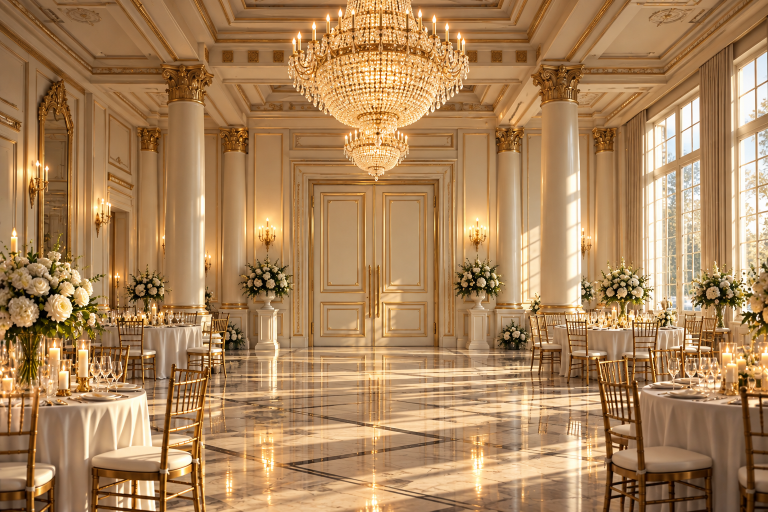
#> input picture assets/hero-source-closed.png, 1536 x 1024 px (shown at 1/2 size)
$ python make-plate.py ../assets/hero-source-closed.png
#> lines starting #> are read from the running program, lines starting #| are printed output that depends on the picture
#!/usr/bin/env python3
"""
make-plate.py — turn one photograph of a ballroom into the three files the
hero needs, so the room is a real photo and the doors still open.

    python tools/make-plate.py assets/hero-source.jpg --check
    python tools/make-plate.py assets/hero-source.jpg --rect 737,228,348,384

The problem this solves: a photograph has its doors closed and painted into
the pixels. Nothing is behind them, so nothing can be revealed. This cuts the
two leaves out as their own transparent PNGs and paints daylight into the hole
they leave, giving the hero a plate whose entrance genuinely stands open —
with the leaves hung back over it on real hinges.

Outputs, all into assets/ next to the source:

    hero-plate.jpg        the room, doorway open onto daylight
    hero-door-left.png    the left leaf
    hero-door-right.png   the right leaf

Run with --check first: it writes hero-plate-check.png with the rectangle
drawn on, so you can see whether you have the opening before you commit to it.

Requires Pillow (pip install pillow).
"""

import argparse
import os
import sys

try:
    from PIL import Image, ImageDraw, ImageFilter, ImageEnhance
except ImportError:
    sys.exit('Pillow is required:  pip install pillow')


# ------------------------------------------------------------------ grading --
#
# Baked into the files rather than done with CSS filters at runtime. A filter
# on the plate would be re-rasterised on every frame of the dolly — the hero
# magnifies it 2.4x — whereas a LUT costs nothing once it is in the pixels.
#
# The grade and the depth of field are applied to the plate AND to both leaf
# cut-outs, from the same curves. Grade one and not the others and the doors
# stop belonging to the room.

def _lut():
    """A warm filmic curve: champagne in the highlights, bronze in the
    shadows, and a gentle S through the midtones for cinematic contrast
    without crushing anything."""
    r, g, b = [], [], []
    for i in range(256):
        x = i / 255.0
        # Gentle S-curve, blended with identity so it stays soft.
        s_curve = x * x * (3 - 2 * x)
        v = x * 0.62 + s_curve * 0.38

        # Highlights lean champagne, shadows lean bronze. The weighting is
        # what keeps it warm without going orange: red lifts everywhere,
        # green only in the highlights, blue falls off at both ends.
        hi = v ** 2.1           # how "highlight" this value is
        lo = (1 - v) ** 2.1     # how "shadow" it is

        rv = v + 0.045 * hi + 0.028 * lo
        gv = v + 0.022 * hi - 0.004 * lo
        bv = v - 0.030 * hi - 0.055 * lo

        r.append(max(0, min(255, int(round(rv * 255)))))
        g.append(max(0, min(255, int(round(gv * 255)))))
        b.append(max(0, min(255, int(round(bv * 255)))))
    return r + g + b


_LUT = _lut()


# [47 lines left out: functions grade, _screen, marble_lift, depth_of_field, not called in this run]


# The door opening in the reference photograph, as fractions of the frame.
# These are a starting guess, not a measurement of your image — run --check.
DEFAULT_RECT = (0.409, 0.261, 0.194, 0.439)


def parse_rect(text, size):
    """Accept pixels (737,228,348,384) or fractions (0.409,0.261,0.194,0.439)."""
    parts = [float(n) for n in text.split(',')]
    if len(parts) != 4:
        raise ValueError('--rect needs four numbers: x,y,w,h')
    w, h = size
    if all(p <= 1.0 for p in parts):          # fractions
        return (round(parts[0] * w), round(parts[1] * h),
                round(parts[2] * w), round(parts[3] * h))
    return tuple(round(p) for p in parts)     # pixels


def daylight(w, h):
    """What stands beyond the doorway: blown-out white at the centre falling
    to warm cream at the edges. Built small and scaled up, which is both fast
    and exactly the softness a real overexposed exterior has."""
    small = Image.new('RGB', (64, 64))
    px = small.load()
    for yy in range(64):
        for xx in range(64):
            dx, dy = (xx - 32) / 32.0, (yy - 42) / 42.0
            d = min(1.0, (dx * dx + dy * dy) ** 0.5)
            f = d * d
            px[xx, yy] = (int(255 - 26 * f), int(252 - 44 * f), int(238 - 84 * f))
    return small.resize((w, h), Image.BICUBIC)


def open_the_doorway(img, rect, fill=None):
    """Replace the closed doors with daylight, and shade the reveal so the
    wall still reads as having thickness.

    `fill` is an optional image to put in the opening instead of the painted
    gradient — a second render of the same room with its doors open, so what
    stands beyond the entrance is the actual view rather than a wash."""
    x, y, w, h = rect
    plate = img.copy()
    plate.paste((fill.resize((w, h), Image.LANCZOS) if fill else daylight(w, h)), (x, y))

    # The jamb: dark under the lintel, dark down the right (the light comes
    # from the right, so the right reveal turns away from it), light down the
    # left. Drawn onto an overlay so it can be alpha-composited.
    jamb = max(4, round(w * 0.055))
    ov = Image.new('RGBA', plate.size, (0, 0, 0, 0))
    d = ImageDraw.Draw(ov)
    d.rectangle([x, y, x + w, y + jamb], fill=(74, 60, 38, 165))            # head
    d.rectangle([x + w - jamb, y, x + w, y + h], fill=(96, 78, 52, 130))    # right
    d.rectangle([x, y, x + jamb, y + h], fill=(255, 246, 224, 90))          # left
    ov = ov.filter(ImageFilter.GaussianBlur(max(1, jamb // 3)))
    plate = Image.alpha_composite(plate.convert('RGBA'), ov).convert('RGB')

    # Spill: the new light washes a little onto the floor at the threshold.
    spill = Image.new('RGBA', plate.size, (0, 0, 0, 0))
    sd = ImageDraw.Draw(spill)
    sd.ellipse([x - w * 0.30, y + h - h * 0.05,
                x + w + w * 0.30, y + h + h * 0.16],
               fill=(255, 244, 216, 58))
    # Generously blurred: a hard-edged oval on the marble reads as a rug.
    spill = spill.filter(ImageFilter.GaussianBlur(max(10, w // 5)))
    return Image.alpha_composite(plate.convert('RGBA'), spill).convert('RGB')


def main():
    ap = argparse.ArgumentParser(description=__doc__,
                                 formatter_class=argparse.RawDescriptionHelpFormatter)
    ap.add_argument('source', help='the ballroom photograph, doors closed')
    ap.add_argument('--rect', help='door opening as x,y,w,h — pixels or fractions')
    ap.add_argument('--check', action='store_true',
                    help='only write hero-plate-check.png with the rect drawn on')
    ap.add_argument('--out', help='output directory (default: alongside the source)')
    ap.add_argument('--fill-from', metavar='IMAGE',
                    help='second render of the same room with the doors OPEN; '
                         'what shows through the entrance is taken from it '
                         'instead of being painted')
    ap.add_argument('--fill-rect', metavar='X,Y,W,H',
                    help='the aperture within --fill-from (defaults to --rect)')
    ap.add_argument('--leaves-from', metavar='IMAGE',
                    help='take the two leaves from this image instead of the source')
    ap.add_argument('--leaves-rect', metavar='X,Y,W,H',
                    help='the closed doors within --leaves-from (defaults to --rect)')
    ap.add_argument('--grade', action='store_true',
                    help='bake the warm filmic grade into the plate and both '
                         'leaves, and lift the marble reflections')
    ap.add_argument('--dof', type=float, default=0, metavar='PX',
                    help='soften the foreground corners of the plate by this '
                         'blur radius (try 7); 0 disables')
    a = ap.parse_args()

    img = Image.open(a.source).convert('RGB')
#> img is the input picture: PIL image 1536x1024 RGB; mean R, G, B 170.9, 132.1, 90.3
    out = a.out or os.path.dirname(os.path.abspath(a.source))
    rect = parse_rect(a.rect, img.size) if a.rect else parse_rect(
        ','.join(str(v) for v in DEFAULT_RECT), img.size)
    x, y, w, h = rect
#> x = 628; y = 267; w = 298; h = 450

    if not (0 <= x < x + w <= img.width and 0 <= y < y + h <= img.height):
        sys.exit('rect %s falls outside the %dx%d image' % (rect, img.width, img.height))
    if w < 40 or h < 40:
        sys.exit('rect is too small to be a doorway: %s' % (rect,))

    if a.check:
        # Check every image the run will touch, each against its own rect —
        # a rect that is right for one render is only a guess for the next.
        targets = [(a.source, img, rect, 'hero-plate-check.png')]
        for path, rc, name in ((a.fill_from, a.fill_rect, 'hero-fill-check.png'),
                               (a.leaves_from, a.leaves_rect, 'hero-leaves-check.png')):
            if path:
                im2 = Image.open(path).convert('RGB')
                targets.append((path, im2,
                                parse_rect(rc, im2.size) if rc else rect, name))
        for path, im2, rc, name in targets:
            chk = im2.copy()
            d = ImageDraw.Draw(chk)
            rx, ry, rw, rh = rc
            d.rectangle([rx, ry, rx + rw, ry + rh], outline=(255, 0, 128), width=max(2, rw // 90))
            d.line([rx + rw // 2, ry, rx + rw // 2, ry + rh],
                   fill=(0, 200, 255), width=max(1, rw // 160))
            chk.save(os.path.join(out, name))
            print('wrote %s  (%s)  rect x=%d y=%d w=%d h=%d'
                  % (name, os.path.basename(path), rx, ry, rw, rh))
        p = os.path.join(out, 'hero-plate-check.png')
        print('wrote %s' % p)
        print('rect  x=%d y=%d w=%d h=%d' % rect)
        print('as fractions for data-door-rect: %.3f,%.3f,%.3f,%.3f'
              % (x / img.width, y / img.height, w / img.width, h / img.height))
        print('\nThe magenta box must sit on the opening — the hole in the wall,')
        print('not the architrave around it. The cyan line must land on the')
        print('centre stile where the two leaves meet. Re-run with --rect until')
        print('it does, then drop --check.')
        return

    # The two leaves, cut from whichever render actually shows them shut.
    if a.leaves_from:
        lim = Image.open(a.leaves_from).convert('RGB')
        lr = parse_rect(a.leaves_rect, lim.size) if a.leaves_rect else rect
    else:
        lim, lr = img, rect
#> lr = (628, 267, 298, 450)
    lx, ly, lw, lh = lr
#> lx = 628; ly = 267; lw = 298; lh = 450
    half = lw // 2
#> half = 149
    leafL = lim.crop((lx, ly, lx + half, ly + lh))
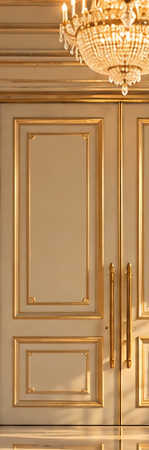
#> leafL: PIL image 149x450 RGB; mean R, G, B 184, 141, 92.4
    leafR = lim.crop((lx + half, ly, lx + lw, ly + lh))
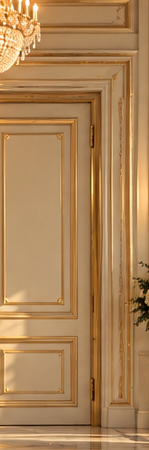
#> leafR: PIL image 149x450 RGB; mean R, G, B 172.3, 131.7, 87
    if a.grade:
        # Same curves as the plate, no marble lift and no defocus: the leaves
        # are mid-ground and they have no floor in them.
        leafL, leafR = grade(leafL), grade(leafR)
    leafL.save(os.path.join(out, 'hero-door-left.png'))
    leafR.save(os.path.join(out, 'hero-door-right.png'))

    # What stands beyond the entrance.
    fill = None
    if a.fill_from:
        fim = Image.open(a.fill_from).convert('RGB')
        fr = parse_rect(a.fill_rect, fim.size) if a.fill_rect else rect
        fill = fim.crop((fr[0], fr[1], fr[0] + fr[2], fr[1] + fr[3]))

    plate = open_the_doorway(img, rect, fill)
#> in daylight, `small = Image.new('RGB', (64, 64))`: small: PIL image 64x64 RGB; every value is 0
#> in daylight, `return small.resize((w, h), Image.BICUBIC)`:
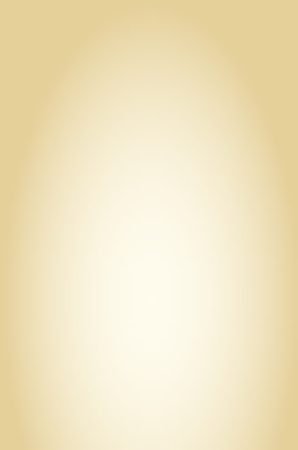
#> returned value: PIL image 298x450 RGB; mean R, G, B 240.4, 227.5, 191.7
#> in open_the_doorway, `plate.paste((fill.resize((w, h), Image.LANCZOS) if fill else daylight(..`:
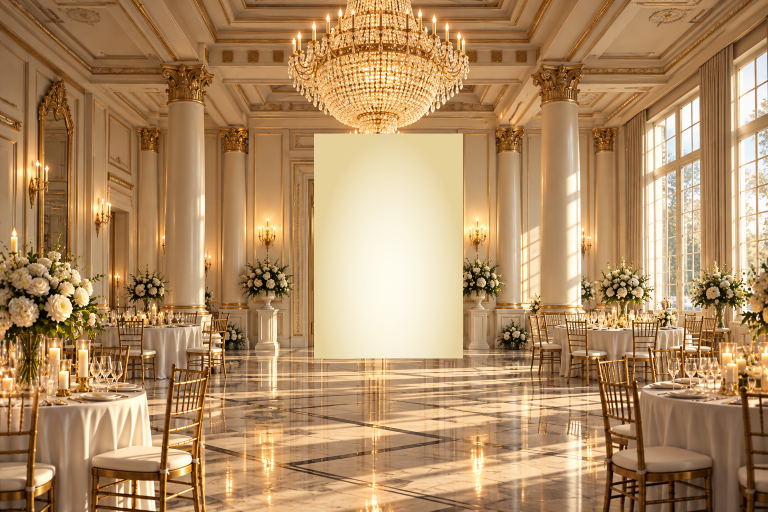
#> plate: PIL image 1536x1024 RGB (shown at 1/2 size); mean R, G, B 176.2, 139.8, 99
#> in open_the_doorway, `ov = Image.new('RGBA', plate.size, (0, 0, 0, 0))`: ov: PIL image 1536x1024 RGBA; every value is 0
#> in open_the_doorway, `ov = ov.filter(ImageFilter.GaussianBlur(max(1, jamb // 3)))`:
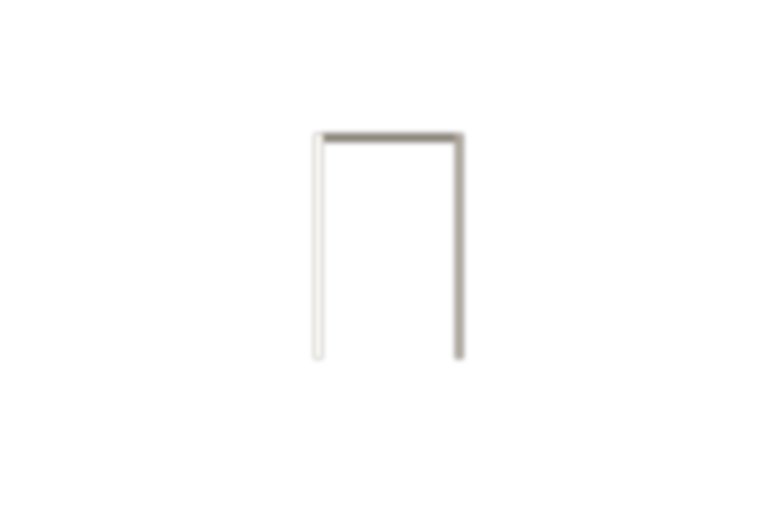
#> ov: PIL image 1536x1024 RGBA (shown at 1/2 size); mean R, G, B, A 1.9, 1.8, 1.5, 1.5; transparent parts drawn white
    if a.grade:
        plate = marble_lift(grade(plate))
    if a.dof:
        plate = depth_of_field(plate, a.dof)
    plate.save(os.path.join(out, 'hero-plate.jpg'), quality=92, subsampling=0)

    print('wrote hero-plate.jpg, hero-door-left.png, hero-door-right.png -> %s' % out)
    print('\nNow put this on the hero section in index.html:')
    print('  data-door-rect="%.3f,%.3f,%.3f,%.3f"'
          % (x / img.width, y / img.height, w / img.width, h / img.height))
#|   data-door-rect="0.409,0.261,0.194,0.439"


if __name__ == '__main__':
    main()
